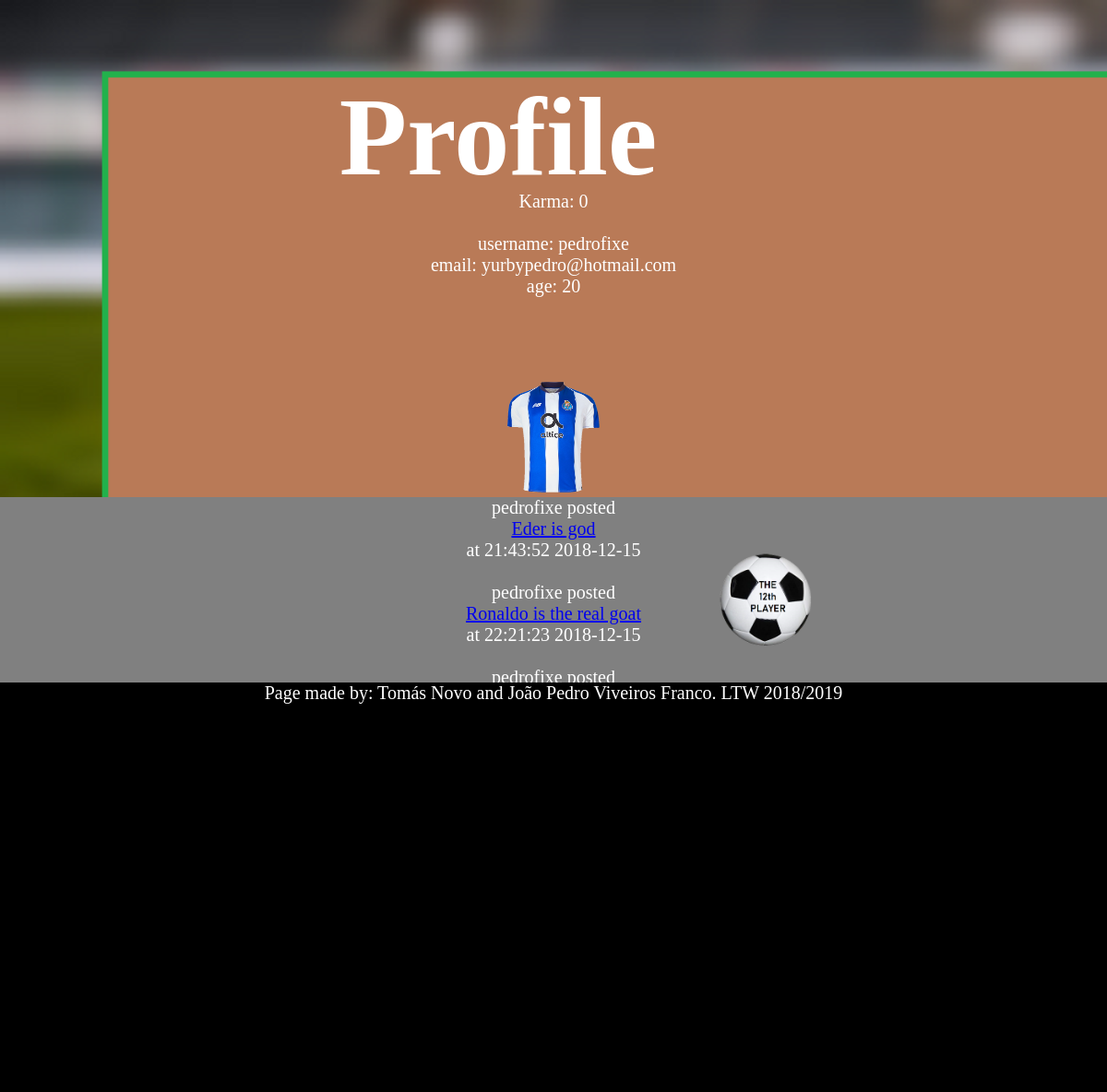
The page /profile.php?id=1 on the database its author committed.
### tables this page shows
CREATE TABLE User (
    idUser      INTEGER  NOT NULL PRIMARY KEY,

    username	VARCHAR (50) NOT NULL UNIQUE,
	password	VARCHAR NOT NULL,
	age 		INTEGER NOT NULL,
	email		VARCHAR (100) NOT NULL UNIQUE,
	pic			VARCHAR NOT NULL
);

CREATE TABLE Post (
	idPost		INTEGER NOT NULL PRIMARY KEY,
	idUser		INTEGER REFERENCES User (idUser),

	Title 		VARCHAR (100) NOT NULL,
	Text		VARCHAR (1000) NOT NULL,

	Link		VARCHAR NOT NULL,

	Date		INTEGER NOT NULL,

	Upvotes		INTEGER,
	Downvotes	INTEGER
);

### profile.php (the view, shortened to what this page needs)
<?php
    include_once("karma.php");
    if (isset($_GET['id']))
	    $id = preg_replace("/[^0-9]/", "", $_GET['id']);
    else
        $id = loggedIn();
 	$dbh = new PDO('sqlite:database.db');
	$dbh->setAttribute(PDO::ATTR_EMULATE_PREPARES, false);
	$query = $dbh->prepare('SELECT * FROM User WHERE idUser = ? ');
	if (!$query->execute(array($id)))
	{
		echo "\nPDO::errorInfo():\n";
		print_r($dbh->errorInfo());
		echo "Error!<br>";
	}
	$row = $query->fetch();
	$username = $row['username'];
	$age = $row['age'];
	$email = $row['email'];
    $pic = $row['pic'];
    $query = $dbh->prepare('SELECT P.idPost, P.Title, P.Date FROM User U, Post P WHERE U.idUser = P.idUser AND U.idUser = ?');
    if (!$query->execute(array($id)))
	{
		echo "\nPDO::errorInfo():\n";
		print_r($dbh->errorInfo());
		echo "Error!<br>";
    }
    $postLimit = 5;
	$posts = array();
	for ($i = 0; $i < $postLimit; $i++)
	{
		$fetched = $query->fetch();
		if ($fetched)
			$posts[] = $fetched;
	}
	$query = $dbh->prepare('SELECT C.idComment, C.idPost FROM User U, Comment C WHERE U.idUser = C.idUser AND U.idUser = ?');
	if (!$query->execute(array($id)))
	{
		echo "\nPDO::errorInfo():\n";
		print_r($dbh->errorInfo());
		echo "Error!<br>";
    }
    $commentLimit = 5;
	$comments = array();
	for ($i = 0; $i < $commentLimit; $i++)
	{
		$fetched = $query->fetch();
		if ($fetched)
			$comments[] = $fetched;
    }
?>
<!DOCTYPE html>
<html>
<head>
	<link href="style.css" rel="stylesheet">
</head>
<body>
    <div class="profile">
		<h1>Profile</h1>
        <br><br><br>
        Karma: <?php karma($id); ?><br><br>
        <div class="profileUsername">
			username: <a><?=$username?></a><br>
		</div>
		<div class="profileEmail">
			email: <a><?=$email?></a><br>
		</div>
		<div class="profileAge">
			age: <a><?=$age?></a><br>
		</div>
        <br><br><br><br>
        <img src="<?= $pic ?>" style="width:100px;height:120px;">
        <div class="posts">
            <?php
                foreach($posts as $post)
                {
                    $idPost = $post['idPost'];
                    $Title = $post['Title'];
                    $Date = $post['Date'];
                    $dateString = date('H:i:s Y-m-d', $Date);
                    echo "$username posted <a href=\"postPage.php?id=$idPost\">$Title</a> at $dateString<br><br>";
                }
            ?>
        </div>
        <br><br>
        <div class="comments">
            <?php
                foreach($comments as $comment)
                {
                    $idComment = $comment['idComment'];
                    $idPost = $comment['idPost'];
                    for ($i = 0; $i < count($posts); $i++)
                    {
                        if ($posts[$i]['idPost'] == $idPost)
                        {
                            $Title = $posts[$i]['Title'];
                        }
                    }
                    echo "$username commented on <a href=\"postPage.php?id=$idPost#comment$idComment\">$Title</a><br><br>";
                }
            ?>
        </div>
    </div>
	<div class="returnProfile">
	<a href="index.php">
		<img src="./12th.png">
	</a>
	</div>
<footer>
	<p>Page made by: Tomás Novo and João Pedro Viveiros Franco. LTW 2018/2019</p>
</footer>
</body>
</html>

### style.css (style rules this page uses)
* { margin: 0; padding: 0; }
footer { position: fixed; left: 0px; right: 0px; top: 740px; bottom: 0px; background-color: black; text-align: center; font-family: "Times New Roman", Times, serif; font-size: 20px; color: white; }
.profile { background-image: url(a.png); height: 800px; width: 100%; background-size: cover; font-family: "Times New Roman", Times, serif; position: absolute; color: white; font-size: 20px; text-align: center; }
.profile h1 { position: relative; top: 10%; font-size: 120px; margin-left: -10% }
.returnProfile { position: relative; margin-left: 65%; top: 600px; }
.posts { display: grid; grid-auto-rows: auto; margin-top: 0%; margin-bottom: 0%; margin: 0; padding: 0; background-color: grey; border-bottom: solid #5f99cf; border-width: thin; position: relative; align-items: left; background-attachment: scroll; }

### rows shown on the page
user: username "pedrofixe", email "yurbypedro@hotmail.com", age "20", pic (picture)
post: idUser.username "pedrofixe", Title "Eder is god", Date "21:43:52 2018-12-15"
post: idUser.username "pedrofixe", Title "Ronaldo is the real goat", Date "22:21:23 2018-12-15"
post: idUser.username "pedrofixe"

### other values the page prints
$karma "0"
